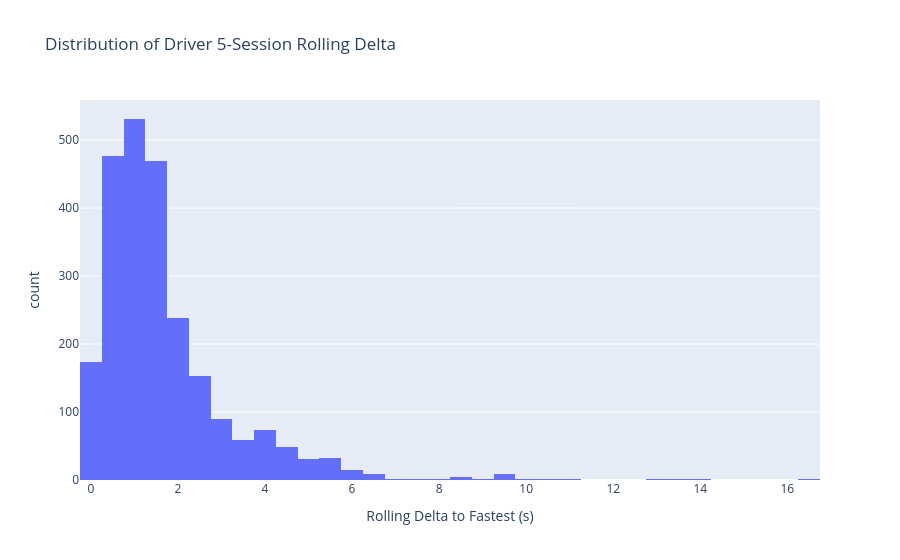

Notebook code cell kept with this figure:
### Code cell
# Cell 3 — Feature distributions
fig = px.histogram(
    df, x="DriverRollingDelta_5", nbins=60,
    title="Distribution of Driver 5-Session Rolling Delta",
    labels={"DriverRollingDelta_5": "Rolling Delta to Fastest (s)"}
)
fig.show()

### Figure 1 — Plotly figure (JSON) as saved in the notebook; plotly's stock layout.template omitted (floating-point values rounded to 4 significant figures; data arrays with more than 128 entries replaced by an {"elided": "..."} marker saying what was removed)
{"data": [{"alignmentgroup": "True", "bingroup": "x", "hovertemplate": "Rolling Delta to Fastest (s)=%{x}<br>count=%{y}<extra></extra>", "legendgroup": "", "marker": {"color": "#636efa", "pattern": {"shape": ""}}, "name": "", "nbinsx": 60, "offsetgroup": "", "orientation": "v", "showlegend": false, "type": "histogram", "x": {"elided": "2463 float values"}, "xaxis": "x", "yaxis": "y"}], "layout": {"barmode": "relative", "legend": {"tracegroupgap": 0}, "title": {"text": "Distribution of Driver 5-Session Rolling Delta"}, "xaxis": {"anchor": "y", "domain": [0, 1], "title": {"text": "Rolling Delta to Fastest (s)"}}, "yaxis": {"anchor": "x", "domain": [0, 1], "title": {"text": "count"}}}}
